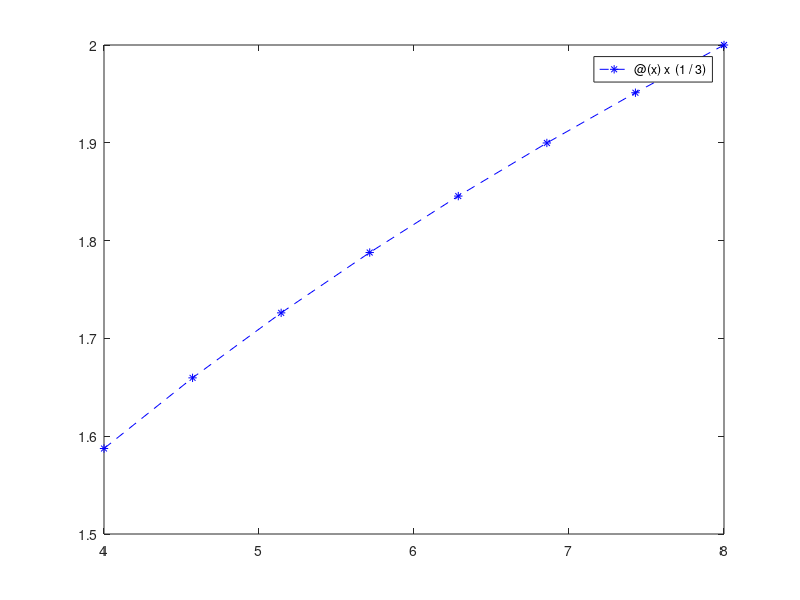

The MATLAB source for this figure: (Note: this script raises an error after producing the figure.)
% Function to calculate the Newton Interpolation for the given series 
clc
clear
% Input Variables Y_IN and X_IN are assigned 
y_in=[ 1.58740105 1.709976 1.81712059 1.912931 2.000];
x_in = [4:8];
% Size of the X_IN is assigned to n_max
n_max=size(x_in,2);
% Obtaining the value of X to interpolate
s='Enter the value of X to interpolate : ';
x=input(s);
% Ploting the actual function for reference 
fplot(@(x) x^(1/3),[4 8],'b--*');
% Running the Newton Interpolation for different polynomials orders
i=n_max-1;
for n=2:n_max
%x_in1=x_in(1:n);
%y_in1=y_in(1:n);
hold on;
% Function to choose the X_IN and Y_IN
y(i)=Best_NP(x,x_in,y_in,n);
y(i)=abs((y(i)-x^(1/3))/(x^(1/3)));
i=i-1;
%legend('-DynamicLegend');
%hold all;   
%fplot(@(x)lagrange_inter(x,x_in1,y_in1),[4 8],'DisplayName',strcat('Order ',num2str(n)));
%fplot(@(x)lagrange_inter(x,x_in1,y_in1),[4 8]);
end
% Setting the legends and title
legend('X^{(1/3)}','P_1(x)','P_2(x)','P_3(x)','P_4(x)','Location','SouthEast')
xlabel('X')
ylabel('Interpolated Y')
title('Newton polynomial interpolation')
figure,
i=2:n;
plot(i,y);
xlabel('Order of the polynomial')
ylabel('Relative Error')
title('Newton polynomial interpolation')